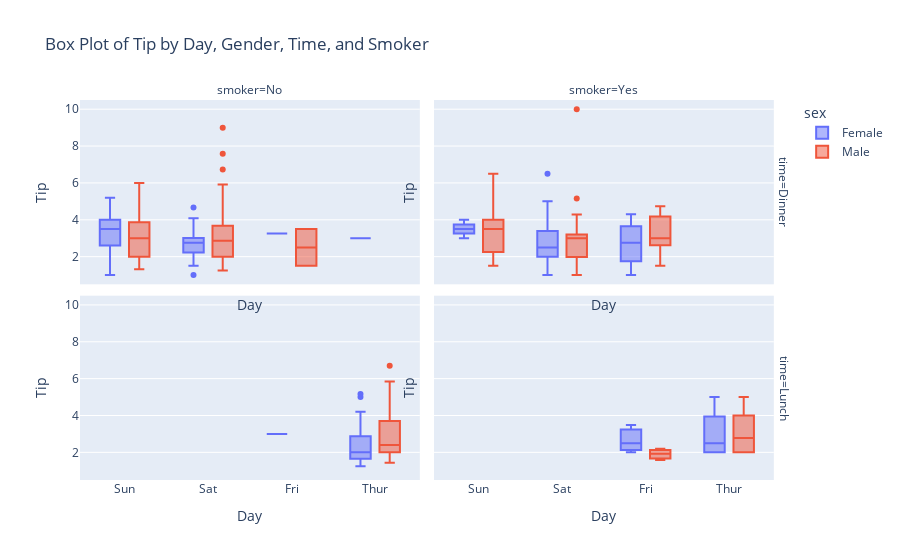

Notebook source saved alongside this figure:
### Code cell
# fig = px.box(tips_data, x='day', y='tip', color='sex', title='Box Plot of Tip by Day and Gender')
fig = px.box(tips_data, x='day', y='tip', color='sex', facet_row='time', facet_col='smoker',
             title='Box Plot of Tip by Day, Gender, Time, and Smoker')
fig.update_xaxes(title='Day')
fig.update_yaxes(title='Tip')

# Show the plot
fig.show()

### Figure 1 — Plotly figure (JSON) as saved in the notebook; plotly's stock layout.template omitted (floating-point values rounded to 4 significant figures)
{"data": [{"alignmentgroup": "True", "hovertemplate": "sex=Female<br>time=Dinner<br>smoker=No<br>day=%{x}<br>tip=%{y}<extra></extra>", "legendgroup": "Female", "marker": {"color": "#636efa"}, "name": "Female", "notched": false, "offsetgroup": "Female", "orientation": "v", "showlegend": true, "type": "box", "x": ["Sun", "Sun", "Sun", "Sun", "Sun", "Sun", "Sat", "Sat", "Sat", "Sat", "Sat", "Sat", "Sun", "Sun", "Sat", "Sat", "Sat", "Sat", "Fri", "Sat", "Sat", "Sun", "Sun", "Sun", "Sun", "Sun", "Sun", "Sat", "Thur"], "x0": " ", "xaxis": "x3", "y": [1.01, 3.61, 5, 3.02, 1.67, 3.5, 2.75, 2.23, 3, 3, 2.45, 3.07, 2.6, 5.2, 1.5, 2.47, 3, 2.2, 3.25, 4.08, 1, 4, 3.5, 5.14, 3.75, 2.61, 2, 4.67, 3], "y0": " ", "yaxis": "y3"}, {"alignmentgroup": "True", "hovertemplate": "sex=Female<br>time=Dinner<br>smoker=Yes<br>day=%{x}<br>tip=%{y}<extra></extra>", "legendgroup": "Female", "marker": {"color": "#636efa"}, "name": "Female", "notched": false, "offsetgroup": "Female", "orientation": "v", "showlegend": false, "type": "box", "x": ["Sat", "Sat", "Sat", "Fri", "Fri", "Fri", "Fri", "Sat", "Sat", "Sat", "Sun", "Sat", "Sat", "Sun", "Sun", "Sun", "Sat", "Sat", "Sat", "Sat", "Sat", "Sat", "Sat"], "x0": " ", "xaxis": "x4", "y": [1, 3.14, 5, 1, 4.3, 2.5, 3, 2.5, 3.48, 4, 3, 1.61, 2, 4, 3.5, 3.5, 2.23, 2.5, 6.5, 1.1, 3.09, 2.88, 2], "y0": " ", "yaxis": "y4"}, {"alignmentgroup": "True", "hovertemplate": "sex=Female<br>time=Lunch<br>smoker=No<br>day=%{x}<br>tip=%{y}<extra></extra>", "legendgroup": "Female", "marker": {"color": "#636efa"}, "name": "Female", "notched": false, "offsetgroup": "Female", "orientation": "v", "showlegend": false, "type": "box", "x": ["Thur", "Thur", "Thur", "Thur", "Thur", "Thur", "Thur", "Thur", "Thur", "Thur", "Thur", "Thur", "Thur", "Thur", "Thur", "Thur", "Thur", "Thur", "Thur", "Thur", "Thur", "Thur", "Thur", "Thur", "Fri"], "x0": " ", "xaxis": "x", "y": [1.83, 5.17, 1.5, 1.8, 2.92, 1.68, 2.52, 4.2, 2, 2, 2.83, 1.5, 2, 3.25, 1.25, 2, 2, 2.75, 3.5, 5, 2.3, 1.5, 1.36, 1.63, 3], "y0": " ", "yaxis": "y"}, {"alignmentgroup": "True", "hovertemplate": "sex=Female<br>time=Lunch<br>smoker=Yes<br>day=%{x}<br>tip=%{y}<extra></extra>", "legendgroup": "Female", "marker": {"color": "#636efa"}, "name": "Female", "notched": false, "offsetgroup": "Female", "orientation": "v", "showlegend": false, "type": "box", "x": ["Thur", "Thur", "Thur", "Thur", "Thur", "Thur", "Thur", "Fri", "Fri", "Fri"], "x0": " ", "xaxis": "x2", "y": [4.19, 5, 2, 2.01, 2, 2.5, 3.23, 3.48, 2.5, 2], "y0": " ", "yaxis": "y2"}, {"alignmentgroup": "True", "hovertemplate": "sex=Male<br>time=Dinner<br>smoker=No<br>day=%{x}<br>tip=%{y}<extra></extra>", "legendgroup": "Male", "marker": {"color": "#EF553B"}, "name": "Male", "notched": false, "offsetgroup": "Male", "orientation": "v", "showlegend": true, "type": "box", "x": ["Sun", "Sun", "Sun", "Sun", "Sun", "Sun", "Sun", "Sun", "Sun", "Sun", "Sun", "Sun", "Sun", "Sat", "Sat", "Sat", "Sat", "Sat", "Sat", "Sat", "Sat", "Sat", "Sat", "Sat", "Sat", "Sat", "Sat", "Sat", "Sat", "Sun", "Sun", "Sun", "Sun", "Sun", "Sun", "Sun", "Sun", "Sun", "Sun", "Sun", "Sun", "Sun", "Sat", "Sat", "Sat", "Sat", "Sat", "Sat", "Fri", "Fri", "Sat", "Sat", "Sun", "Sun", "Sun", "Sun", "Sun", "Sun", "Sun", "Sun", "Sun", "Sun", "Sun", "Sun", "Sun", "Sun", "Sun", "Sun", "Sun", "Sat", "Sat", "Sat", "Sat", "Sat", "Sat", "Sat", "Sat"], "x0": " ", "xaxis": "x3", "y": [1.66, 3.5, 3.31, 4.71, 2, 3.12, 1.96, 3.23, 1.71, 1.57, 3, 3.92, 3.71, 3.35, 4.08, 7.58, 3.18, 2.34, 2, 2, 4.3, 1.45, 2.5, 3.27, 3.6, 2, 2.31, 5, 2.24, 2.54, 3.06, 1.32, 5.6, 3, 5, 6, 2.05, 3, 2.5, 1.56, 4.34, 3.51, 6.73, 2.64, 3.15, 2.01, 1.97, 1.25, 3.5, 1.5, 3.76, 3, 4, 2.55, 5.07, 2.5, 2, 2.74, 2, 2, 5, 2, 3.5, 2.5, 2, 3.48, 2.24, 4.5, 5, 9, 3, 2.72, 3.39, 1.47, 1.25, 5.92, 1.75], "y0": " ", "yaxis": "y3"}, {"alignmentgroup": "True", "hovertemplate": "sex=Male<br>time=Dinner<br>smoker=Yes<br>day=%{x}<br>tip=%{y}<extra></extra>", "legendgroup": "Male", "marker": {"color": "#EF553B"}, "name": "Male", "notched": false, "offsetgroup": "Male", "orientation": "v", "showlegend": false, "type": "box", "x": ["Sat", "Sat", "Sat", "Sat", "Sat", "Sat", "Sat", "Sat", "Fri", "Fri", "Fri", "Fri", "Fri", "Sat", "Sat", "Sat", "Sat", "Sat", "Sun", "Sun", "Sun", "Sun", "Sun", "Sun", "Sun", "Sun", "Sun", "Sun", "Sun", "Sun", "Sun", "Sun", "Sun", "Sat", "Sat", "Sat", "Sat", "Sat", "Sat", "Sat", "Sat", "Sat", "Sat", "Sat", "Sat", "Sat", "Sat"], "x0": " ", "xaxis": "x4", "y": [3, 1.76, 3.21, 2, 1.98, 3.76, 2.09, 3.08, 3, 4.73, 4, 1.5, 3, 1.64, 4.06, 4.29, 10, 3.16, 5.15, 3.18, 4, 3.11, 2, 2, 3.55, 3.68, 5.65, 3.5, 6.5, 3, 2, 4, 1.5, 3.41, 3, 2.03, 2, 5.16, 3, 1.5, 1.44, 2, 3, 3, 1, 1.17, 2], "y0": " ", "yaxis": "y4"}, {"alignmentgroup": "True", "hovertemplate": "sex=Male<br>time=Lunch<br>smoker=No<br>day=%{x}<br>tip=%{y}<extra></extra>", "legendgroup": "Male", "marker": {"color": "#EF553B"}, "name": "Male", "notched": false, "offsetgroup": "Male", "orientation": "v", "showlegend": false, "type": "box", "x": ["Thur", "Thur", "Thur", "Thur", "Thur", "Thur", "Thur", "Thur", "Thur", "Thur", "Thur", "Thur", "Thur", "Thur", "Thur", "Thur", "Thur", "Thur", "Thur", "Thur"], "x0": " ", "xaxis": "x", "y": [4, 3, 2.71, 3.4, 2.03, 2, 4, 5.85, 3, 2.31, 2.5, 2, 1.48, 2.18, 1.5, 6.7, 5, 1.73, 2, 1.44], "y0": " ", "yaxis": "y"}, {"alignmentgroup": "True", "hovertemplate": "sex=Male<br>time=Lunch<br>smoker=Yes<br>day=%{x}<br>tip=%{y}<extra></extra>", "legendgroup": "Male", "marker": {"color": "#EF553B"}, "name": "Male", "notched": false, "offsetgroup": "Male", "orientation": "v", "showlegend": false, "type": "box", "x": ["Thur", "Thur", "Thur", "Thur", "Thur", "Thur", "Thur", "Thur", "Thur", "Thur", "Fri", "Fri", "Fri"], "x0": " ", "xaxis": "x2", "y": [3, 5, 2, 2.56, 2.02, 4, 2, 2, 4, 4, 2.2, 1.92, 1.58], "y0": " ", "yaxis": "y2"}], "layout": {"annotations": [{"font": {}, "showarrow": false, "text": "smoker=No", "x": 0.24, "xanchor": "center", "xref": "paper", "y": 1, "yanchor": "bottom", "yref": "paper"}, {"font": {}, "showarrow": false, "text": "smoker=Yes", "x": 0.74, "xanchor": "center", "xref": "paper", "y": 1, "yanchor": "bottom", "yref": "paper"}, {"font": {}, "showarrow": false, "text": "time=Lunch", "textangle": 90, "x": 0.98, "xanchor": "left", "xref": "paper", "y": 0.2425, "yanchor": "middle", "yref": "paper"}, {"font": {}, "showarrow": false, "text": "time=Dinner", "textangle": 90, "x": 0.98, "xanchor": "left", "xref": "paper", "y": 0.7575, "yanchor": "middle", "yref": "paper"}], "autosize": true, "boxmode": "group", "legend": {"title": {"text": "sex"}, "tracegroupgap": 0}, "title": {"text": "Box Plot of Tip by Day, Gender, Time, and Smoker"}, "xaxis": {"anchor": "y", "autorange": true, "domain": [0, 0.48], "range": [-0.5424, 3.542], "title": {"text": "Day"}, "type": "category"}, "xaxis2": {"anchor": "y2", "autorange": true, "domain": [0.5, 0.98], "matches": "x", "range": [-0.5424, 3.542], "title": {"text": "Day"}, "type": "category"}, "xaxis3": {"anchor": "y3", "autorange": true, "domain": [0, 0.48], "matches": "x", "range": [-0.5424, 3.542], "showticklabels": false, "title": {"text": "Day"}, "type": "category"}, "xaxis4": {"anchor": "y4", "autorange": true, "domain": [0.5, 0.98], "matches": "x", "range": [-0.5424, 3.542], "showticklabels": false, "title": {"text": "Day"}, "type": "category"}, "yaxis": {"anchor": "x", "autorange": true, "domain": [0, 0.485], "range": [0.5, 10.5], "title": {"text": "Tip"}, "type": "linear"}, "yaxis2": {"anchor": "x2", "autorange": true, "domain": [0, 0.485], "matches": "y", "range": [0.5, 10.5], "showticklabels": false, "title": {"text": "Tip"}, "type": "linear"}, "yaxis3": {"anchor": "x3", "autorange": true, "domain": [0.515, 1], "matches": "y", "range": [0.5, 10.5], "title": {"text": "Tip"}, "type": "linear"}, "yaxis4": {"anchor": "x4", "autorange": true, "domain": [0.515, 1], "matches": "y", "range": [0.5, 10.5], "showticklabels": false, "title": {"text": "Tip"}, "type": "linear"}}}
